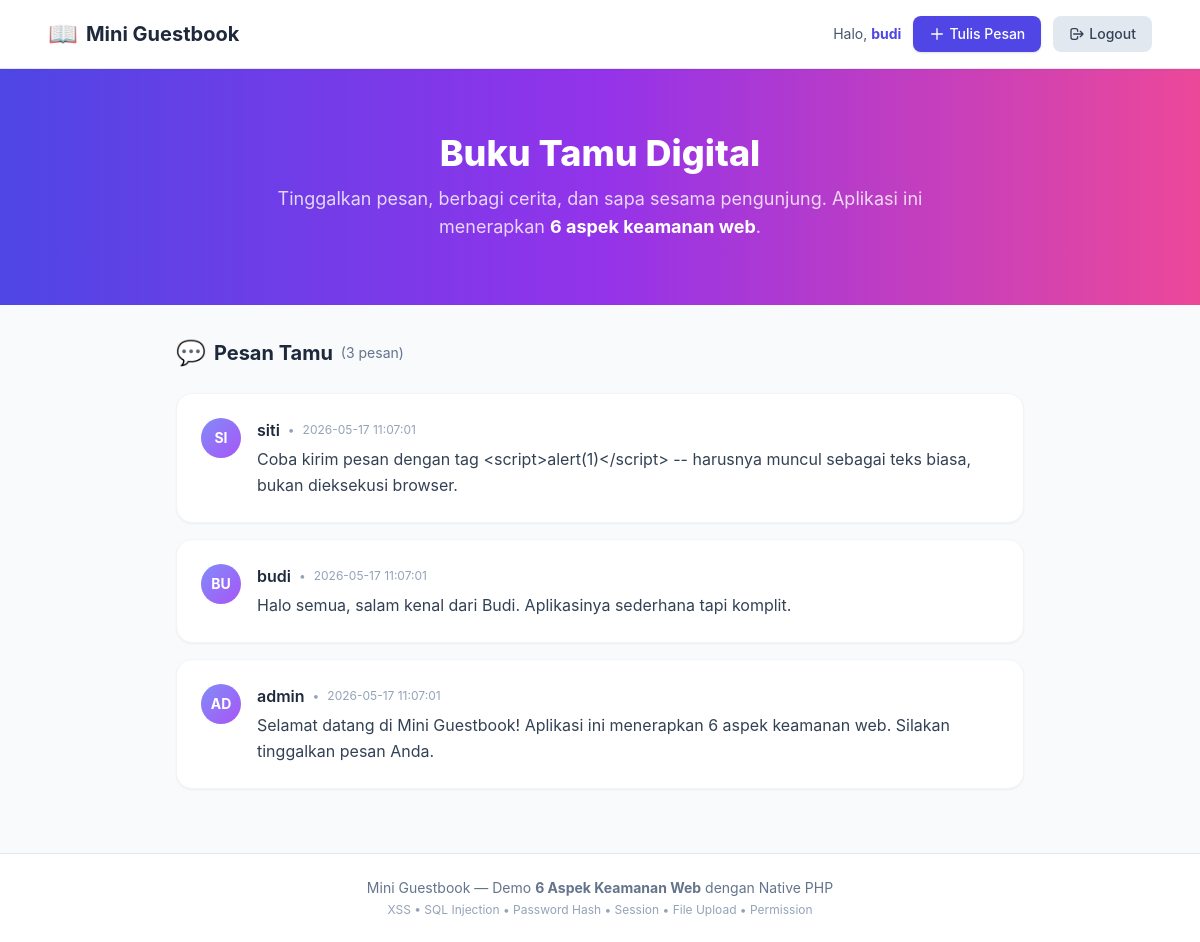
Page /index.php (signed in) on the committed database.
### tables this page shows
CREATE TABLE messages (
    id         INT AUTO_INCREMENT PRIMARY KEY,
    user_id    INT NOT NULL,
    message    TEXT NOT NULL,
    photo      VARCHAR(100) DEFAULT NULL,
    created_at DATETIME DEFAULT CURRENT_TIMESTAMP,
    FOREIGN KEY (user_id) REFERENCES users(id) ON DELETE CASCADE
);

CREATE TABLE users (
    id            INT AUTO_INCREMENT PRIMARY KEY,
    username      VARCHAR(20)  NOT NULL UNIQUE,
    password_hash VARCHAR(255) NOT NULL,
    created_at    DATETIME DEFAULT CURRENT_TIMESTAMP
);

### config.php (called while the page is built, shortened)
<?php
function e(string $s): string {
    return htmlspecialchars($s, ENT_QUOTES | ENT_SUBSTITUTE, 'UTF-8');
}
function is_login(): bool {
    return !empty($_SESSION['user_id']);
}

### index.php (the view, shortened to what this page needs)
<?php
require __DIR__ . '/config.php';
$messages = $pdo->query(
    'SELECT m.id, m.message, m.photo, m.created_at, u.username
     FROM messages m JOIN users u ON u.id = m.user_id
     ORDER BY m.id DESC LIMIT 50'
)->fetchAll();
?>
<!DOCTYPE html>
<html lang="id">
<head>
<script src="https://cdn.tailwindcss.com"></script>
<link rel="stylesheet" href="style.css">
</head>
<body class="bg-slate-50 min-h-screen">
<nav class="bg-white border-b border-slate-200 sticky top-0 z-50 shadow-sm">
    <div class="max-w-6xl mx-auto px-4 sm:px-6 py-4 flex justify-between items-center">
        <a href="index.php" class="flex items-center gap-2">
            <span class="text-2xl">📖</span>
            <span class="text-xl font-bold text-slate-800">Mini Guestbook</span>
        </a>
        <div class="flex items-center gap-3">
        <?php if (is_login()): ?>
            <span class="hidden sm:inline text-sm text-slate-600">
                Halo, <strong class="text-indigo-600"><?= e($_SESSION['username']) ?></strong>
            </span>
            <a href="post.php"
               class="inline-flex items-center gap-1 bg-indigo-600 hover:bg-indigo-700 text-white text-sm font-medium px-4 py-2 rounded-lg shadow transition-all hover:shadow-md">
                <svg class="w-4 h-4" fill="none" stroke="currentColor" viewBox="0 0 24 24">
                    <path stroke-linecap="round" stroke-linejoin="round" stroke-width="2" d="M12 4v16m8-8H4"/>
                </svg>
                Tulis Pesan
            </a>
            <a href="logout.php"
               class="inline-flex items-center gap-1 bg-slate-200 hover:bg-slate-300 text-slate-700 text-sm font-medium px-4 py-2 rounded-lg transition">
                <svg class="w-4 h-4" fill="none" stroke="currentColor" viewBox="0 0 24 24">
                    <path stroke-linecap="round" stroke-linejoin="round" stroke-width="2" d="M17 16l4-4m0 0l-4-4m4 4H7m6 4v1a3 3 0 01-3 3H6a3 3 0 01-3-3V7a3 3 0 013-3h4a3 3 0 013 3v1"/>
                </svg>
                Logout
            </a>
        <?php endif; ?>
        </div>
    </div>
</nav>
<header class="bg-gradient-to-r from-indigo-600 via-purple-600 to-pink-500 text-white py-12 sm:py-16">
    <div class="max-w-4xl mx-auto px-4 sm:px-6 text-center">
        <h1 class="text-3xl sm:text-4xl font-extrabold mb-3">Buku Tamu Digital</h1>
        <p class="text-lg text-white/80 max-w-2xl mx-auto">
            Tinggalkan pesan, berbagi cerita, dan sapa sesama pengunjung.
            Aplikasi ini menerapkan <strong class="text-white">6 aspek keamanan web</strong>.
        </p>
    </div>
</header>
<main class="max-w-4xl mx-auto px-4 sm:px-6 py-8">
    <div class="flex items-center justify-between mb-6">
        <h2 class="text-xl font-bold text-slate-800 flex items-center gap-2">
            <span class="text-2xl">💬</span> Pesan Tamu
            <span class="text-sm font-normal text-slate-500">(<?= count($messages) ?> pesan)</span>
        </h2>
    </div>
    <?php if (empty($messages)): ?>
        <div class="bg-white rounded-2xl shadow-sm border border-slate-100 p-12 text-center">
            <div class="text-5xl mb-4">📝</div>
            <h3 class="text-lg font-semibold text-slate-700 mb-2">Belum Ada Pesan</h3>
            <p class="text-slate-500">Jadilah yang pertama menulis di buku tamu ini!</p>
        </div>
    <?php else: ?>
        <div class="space-y-4">
        <?php foreach ($messages as $m): ?>
            <article class="bg-white rounded-2xl shadow-sm border border-slate-100 p-6 hover:shadow-md transition-shadow">
                <div class="flex items-start gap-4">
                    <div class="flex-shrink-0 w-10 h-10 bg-gradient-to-br from-indigo-400 to-purple-500 rounded-full flex items-center justify-center text-white font-bold text-sm uppercase">
                        <?= e(substr($m['username'], 0, 2)) ?>
                    </div>
                    <div class="flex-1 min-w-0">
                        <div class="flex items-center gap-2 mb-1">
                            <span class="font-semibold text-slate-800"><?= e($m['username']) ?></span>
                            <span class="text-xs text-slate-400">&bull;</span>
                            <time class="text-xs text-slate-400"><?= e($m['created_at']) ?></time>
                        </div>
                        <p class="text-slate-700 whitespace-pre-wrap leading-relaxed"><?= e($m['message']) ?></p>
                    </div>
                </div>
            </article>
        <?php endforeach; ?>
        </div>
    <?php endif; ?>
</main>
<footer class="border-t border-slate-200 bg-white mt-8">
    <div class="max-w-4xl mx-auto px-4 sm:px-6 py-6 text-center text-sm text-slate-500">
        <p>Mini Guestbook &mdash; Demo <strong>6 Aspek Keamanan Web</strong> dengan Native PHP</p>
        <p class="mt-1 text-xs text-slate-400">XSS &bull; SQL Injection &bull; Password Hash &bull; Session &bull; File Upload &bull; Permission</p>
    </div>
</footer>
</body>
</html>

### style.css (style rules this page uses)
body { font-family: 'Inter', 'Segoe UI', Tahoma, sans-serif; }
article { transition: transform .2s ease, box-shadow .2s ease; }

### rows in the picture
messages: user.username "SI", user.username "siti", created_at "2026-05-17 11:07:01", message "Coba kirim pesan dengan tag <script>alert(1)</script> -- harusnya muncul sebagai teks biasa, bukan dieksekusi browser."
messages: user.username "BU", user.username "budi", created_at "2026-05-17 11:07:01", message "Halo semua, salam kenal dari Budi. Aplikasinya sederhana tapi komplit."
messages: user.username "AD", user.username "admin", created_at "2026-05-17 11:07:01", message "Selamat datang di Mini Guestbook! Aplikasi ini menerapkan 6 aspek keamanan web. Silakan tinggalkan pesan Anda."

### other values in the picture
$_SESSION['username'] "budi"
count($messages) "3"
